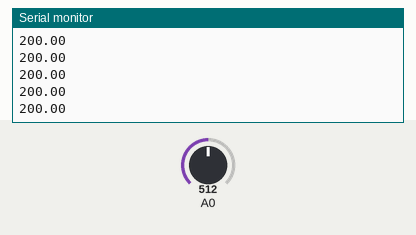
Simulated run of this sketch. Board: Arduino Uno, built with avr-gcc and run on an emulated ATmega328P. Parts: the last lines printed to the serial monitor. The test bench sets the inputs (shaded band); at power-on: A0 = 512.

Above: at 1.2 s.
1.3 s: A0 set to 716
At 1.8 s:
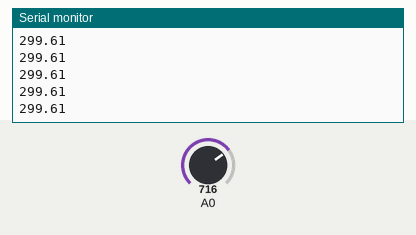
2.8 s: A0 set to 900
At 3.8 s:
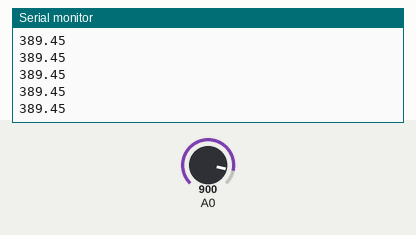
Timing chart, 0 to 5.8 s (numbered marks = the images above; inputs shaded):
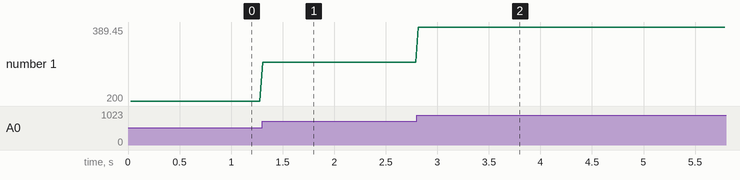

Measured:
- after the input at 1.3 s, the serial monitor: prints a new line at once (image 1)
- after the input at 2.8 s, the serial monitor: prints a new line at once (image 2)
- plotted number 1: 200 → 299.61 after the input at 1.3 s, 299.61 → 389.45 after the input at 2.8 s

The sketch:

tmp36_temperature_sensor1.ino
```cpp
// (licence header left out)
int s;
double temp;

void setup() {
  pinMode(A0,INPUT);
  Serial.begin(9600);

}
void loop() {
  delay(25);
  s = analogRead(A0);
  temp = (double)s / 1024;
  temp = temp * 5;
  temp = temp - 0.5;
  temp = temp * 100;
  Serial.println(temp);

}

// Author Footprint: //Pranjal Das
```
